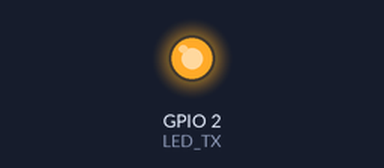
Simulated run of this sketch. Board: ESP32. Shown: output pins drawn as LEDs (lit = HIGH). The modem accepts every AT command (registered, SIM ready, sends succeed) and sends nothing else; what the sketch prints to the serial monitor is not drawn.

Above: at 0.05 s.
Timing chart, 0 to 3.0 s (numbered marks = the images above):
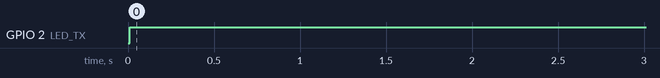

Measured:
- by itself, GPIO 2 (LED_TX): LOW → HIGH at 0.01 s

The sketch:

rf_range_test.ino
```cpp
/*
 * RF Range Testing Tool
 * Upload to vehicle unit for range testing
 * Use with receiver unit to measure actual RF range
 */

#include "../common/protocol.h"

#define RF_TX_PIN 17
#define RF_RX_PIN 16
#define LED_TX 2

const uint8_t VEHICLE_ID[4] = {0xFF, 0xFF, 0xFF, 0xFF}; // Test ID

unsigned long packetCount = 0;
unsigned long lastTransmitTime = 0;
const unsigned long TRANSMIT_INTERVAL = 1000; // 1 second

void setup() {
    Serial.begin(115200);
    Serial2.begin(9600, SERIAL_8N1, RF_RX_PIN, RF_TX_PIN);

    pinMode(LED_TX, OUTPUT);

    Serial.println("\n=================================");
    Serial.println("RF Range Testing Tool");
    Serial.println("=================================");
    Serial.println("Transmitting test packets every 1 second");
    Serial.println("Walk away with receiver unit and note maximum range");
    Serial.println();
}

void loop() {
    if (millis() - lastTransmitTime >= TRANSMIT_INTERVAL) {
        transmitTestPacket();
        lastTransmitTime = millis();
    }

    // Blink LED on transmit
    digitalWrite(LED_TX, HIGH);
    delay(50);
    digitalWrite(LED_TX, LOW);
}

void transmitTestPacket() {
    EmergencyPacket packet;
    packet.version = PROTOCOL_VERSION;
    memcpy(packet.vehicleId, VEHICLE_ID, 4);
    packet.alertType = ALERT_TYPE_IMPACT;
    packet.timestamp = millis();
    packet.checksum = calculateChecksum(&packet);

    Serial2.write((uint8_t*)&packet, sizeof(EmergencyPacket));

    packetCount++;
    Serial.print("Packet #");
    Serial.print(packetCount);
    Serial.print(" transmitted at ");
    Serial.print(millis() / 1000);
    Serial.println(" seconds");
}
```
